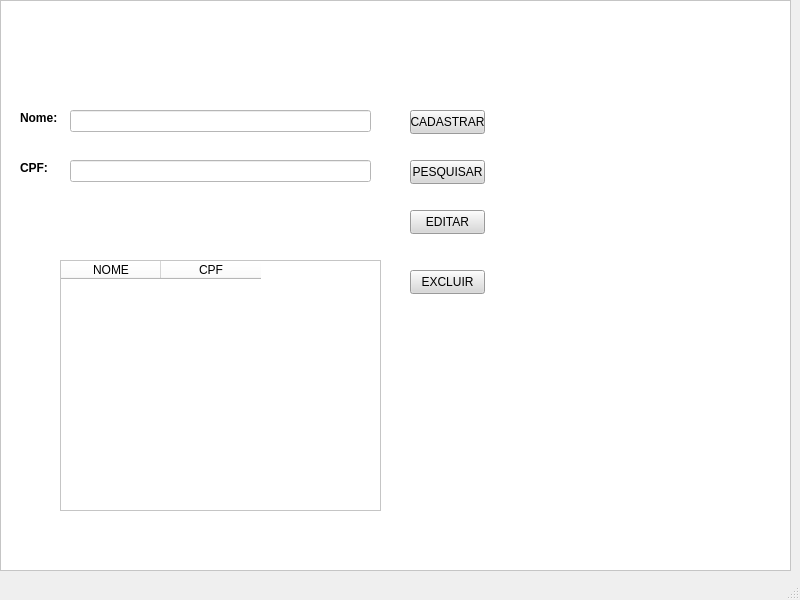
<?xml version="1.0" encoding="UTF-8"?>
<ui version="4.0">
 <class>MainWindow</class>
 <widget class="QMainWindow" name="MainWindow">
  <property name="geometry">
   <rect>
    <x>0</x>
    <y>0</y>
    <width>800</width>
    <height>600</height>
   </rect>
  </property>
  <property name="windowTitle">
   <string>MainWindow</string>
  </property>
  <widget class="QWidget" name="centralwidget">
   <widget class="QFrame" name="frame">
    <property name="geometry">
     <rect>
      <x>0</x>
      <y>0</y>
      <width>791</width>
      <height>571</height>
     </rect>
    </property>
    <property name="styleSheet">
     <string notr="true">background-color: #ffffff</string>
    </property>
    <property name="frameShape">
     <enum>QFrame::StyledPanel</enum>
    </property>
    <property name="frameShadow">
     <enum>QFrame::Raised</enum>
    </property>
    <widget class="QLineEdit" name="nome_txt">
     <property name="geometry">
      <rect>
       <x>70</x>
       <y>110</y>
       <width>301</width>
       <height>22</height>
      </rect>
     </property>
    </widget>
    <widget class="QLineEdit" name="cpf_txt">
     <property name="geometry">
      <rect>
       <x>70</x>
       <y>160</y>
       <width>301</width>
       <height>22</height>
      </rect>
     </property>
    </widget>
    <widget class="QLabel" name="label">
     <property name="geometry">
      <rect>
       <x>20</x>
       <y>110</y>
       <width>49</width>
       <height>16</height>
      </rect>
     </property>
     <property name="font">
      <font>
       <bold>true</bold>
      </font>
     </property>
     <property name="text">
      <string>Nome:</string>
     </property>
    </widget>
    <widget class="QLabel" name="label_2">
     <property name="geometry">
      <rect>
       <x>20</x>
       <y>160</y>
       <width>49</width>
       <height>16</height>
      </rect>
     </property>
     <property name="font">
      <font>
       <bold>true</bold>
      </font>
     </property>
     <property name="text">
      <string>CPF:</string>
     </property>
    </widget>
    <widget class="QPushButton" name="btn_cadastrar">
     <property name="geometry">
      <rect>
       <x>410</x>
       <y>110</y>
       <width>75</width>
       <height>24</height>
      </rect>
     </property>
     <property name="styleSheet">
      <string notr="true">background-color: rgb(216, 216, 216);</string>
     </property>
     <property name="text">
      <string>CADASTRAR</string>
     </property>
    </widget>
    <widget class="QPushButton" name="btn_pesquisar">
     <property name="geometry">
      <rect>
       <x>410</x>
       <y>160</y>
       <width>75</width>
       <height>24</height>
      </rect>
     </property>
     <property name="styleSheet">
      <string notr="true">background-color: rgb(216, 216, 216);</string>
     </property>
     <property name="text">
      <string>PESQUISAR</string>
     </property>
    </widget>
    <widget class="QPushButton" name="btn_editar">
     <property name="geometry">
      <rect>
       <x>410</x>
       <y>210</y>
       <width>75</width>
       <height>24</height>
      </rect>
     </property>
     <property name="styleSheet">
      <string notr="true">background-color: rgb(216, 216, 216);</string>
     </property>
     <property name="text">
      <string>EDITAR</string>
     </property>
    </widget>
    <widget class="QPushButton" name="btn_excluir">
     <property name="geometry">
      <rect>
       <x>410</x>
       <y>270</y>
       <width>75</width>
       <height>24</height>
      </rect>
     </property>
     <property name="styleSheet">
      <string notr="true">background-color: rgb(216, 216, 216);</string>
     </property>
     <property name="text">
      <string>EXCLUIR</string>
     </property>
    </widget>
    <widget class="QTableWidget" name="tableWidget">
     <property name="geometry">
      <rect>
       <x>60</x>
       <y>260</y>
       <width>321</width>
       <height>251</height>
      </rect>
     </property>
     <property name="font">
      <font>
       <bold>false</bold>
      </font>
     </property>
     <column>
      <property name="text">
       <string>NOME</string>
      </property>
     </column>
     <column>
      <property name="text">
       <string>CPF</string>
      </property>
     </column>
    </widget>
   </widget>
  </widget>
  <widget class="QStatusBar" name="statusbar"/>
 </widget>
 <resources/>
 <connections/>
</ui>
